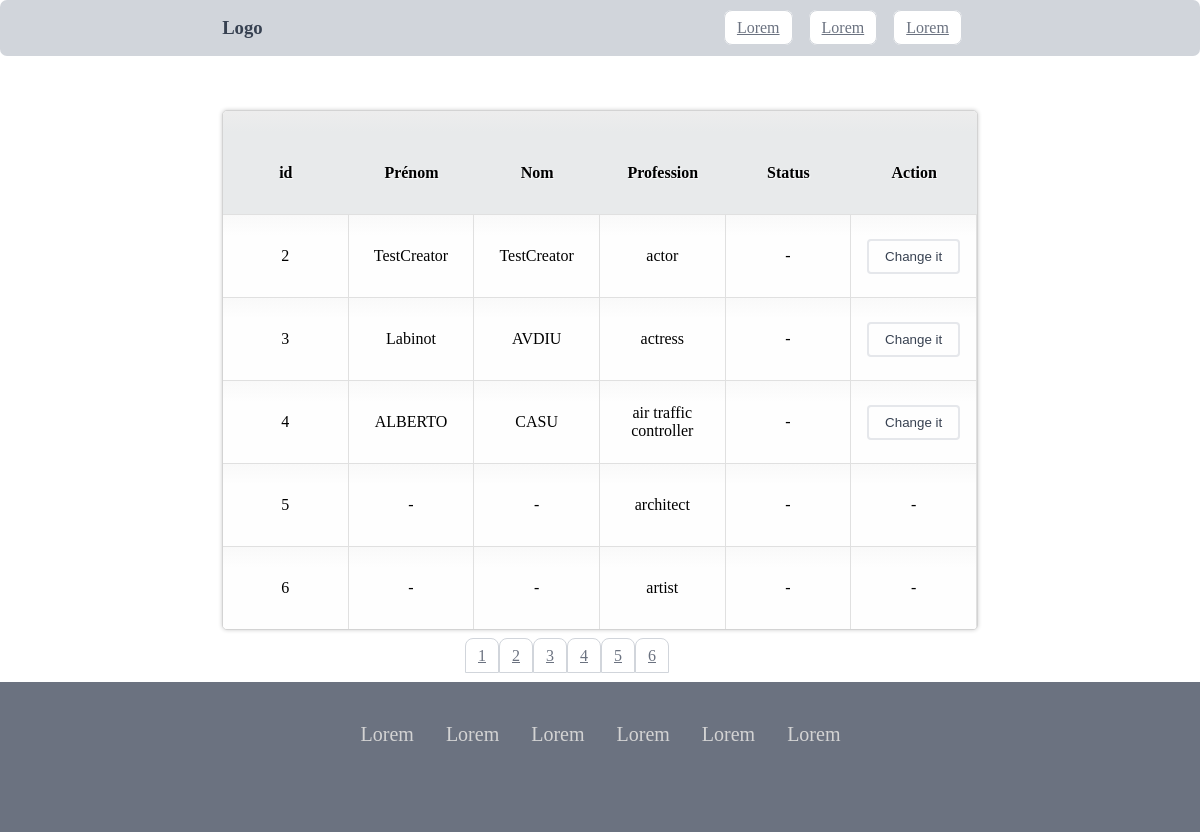
The page / on the database its author committed.
### tables this page shows
CREATE TABLE `users` (
      `id` int(11) NOT NULL AUTO_INCREMENT,
      `first_name` varchar(255) NULL,
      `last_name` varchar(255) NULL,
      PRIMARY KEY (ID)
);

CREATE TABLE `professions` (
     `user_id` int(11) NOT NULL,
     `profession` varchar(255) NOT NULL
);

### includes/request.php (called while the page is built, shortened)
<?php
function get_users()
{
    require 'configDB.php';
    $page = $_GET['page'] ?? 1;
    $page = (int)$page;
    $per_page = 5;
    $start_page = ($page - 1) * $per_page;
    $query = $db->prepare("SELECT * FROM users INNER JOIN  professions  ON users.id = professions.user_id JOIN  users_actions ON users_actions.user_id = users.id LIMIT $start_page ,$per_page");
    $query->execute();
    $data = $query->fetchAll();
    return $data;
}
function get_numbers_users()
{
    require 'configDB.php';
    $query = $db->prepare("SELECT * FROM users ");
    $query->execute();
    $numbers_users = $query->fetchAll();
    return $numbers_users;
}
$data_page = get_numbers_users();
$per_page = 5;
$total = count($data_page);
$count_pages = ceil($total / $per_page);
?>

### index.php (the view, shortened to what this page needs)
<?php
require "includes/Layout/header.php";
?>
<main>
  <table cellspacing="0">
    <tr>
      <th>id</th>
      <th>Prénom</th>
      <th>Nom</th>
      <th>Profession</th>
      <th>Status</th>
      <th>Action</th>
    </tr>
    <?php
    require 'includes/request.php';
    $users = get_users();
    $pages = $count_pages;
    ?>
    <?php foreach ($users as $user) : ?>
      <tr>
        <td> <?= $user["id"] ?> </td>
        <?= $user["first_name"]  ?  "<td>" . $user["first_name"] . "</td>" : "<td>-</td>" ?>
        <?= $user["last_name"]  ?  "<td>" . $user["last_name"] . "</td>" : "<td>-</td>" ?>
        <td><?= $user["profession"] ?> </td>
        <?= $user["activity"] === 1 ?
          "<td><form method='post' action='index.php' onsubmit='return false'>
        <select name='nameselect'>
        <option  value='true'>True</option>
        <option value='false'>False</option>
        </select>
        </td>" : "<td>-</td>" ?>
        <?= $user["last_name"]  ?  "<td>
              <button type='submit' name='btn'>Change it</button>
            </form></td>" : "<td>-</td>" ?>
      </tr>
    <?php endforeach; ?>
  </table>
  <article>
    <nav>
      <ul>
        <?php for ($i = 1; $i <= $pages; $i++) {
        ?>
          <li>
            <a href='?page=<?= $i ?>'><?= $i ?></a>
          </li>
        <?php } ?>
      </ul>
    </nav>
  </article>
</main>
<?php
require "includes/Layout/footer.php";
?>

### includes/Layout/header.php (shortened to what this page needs)
<!DOCTYPE html>
<html lang="fr">
<head>
    <link rel="stylesheet" href="./style/style.css" />
</head>
<body>
    <header>
        <h3>Logo</h3>
        <nav>
            <ul>
                <li><a href="#">Lorem</a></li>
                <li><a href="#">Lorem</a></li>
                <li><a href="#">Lorem</a></li>
            </ul>
        </nav>
    </header>

### includes/Layout/footer.php
<footer>
    <nav>
        <ul>
            <li>Lorem</li>
            <li>Lorem</li>
            <li>Lorem</li>
            <li>Lorem</li>
            <li>Lorem</li>
            <li>Lorem</li>
        </ul>
    </nav>
</footer>
</body>
</html>

### style/style.css (style rules this page uses)
html, body, header, footer { margin: 0; padding: 0; }
html, body { height: 100vh; }
:root { --color-based: #fff; --color-bg-tr-td: #f1f1f1; --color-bg: #fefefe; --color-br: #d3d3d3; --color-bg-th: #e8eaeb; --shadow-color: rgba(0, 0, 0, 0.2); --color-bd-td: #e0e0e0; --color-tr: #f6f6f6; --color-td-bg: #f9f9f9; --color-th-bg: #ededed; --color-btn: #e5e7eb; --color-btn-text: #374151; --color-btn-hover: #6b7280; --color-links: #d1d5db; --color-links-hover: #f3f4f6; --color-alert: rgb(242, 169, 169); }
header { width: 100%; height: 7vh; display: flex; justify-content: space-around; align-items: center; border-radius: 7px; background: var(--color-links); color: var(--color-btn-text); }
header > nav { margin: 1rem 0.5rem; }
header > nav > ul > li > a { border-radius: 0.5rem !important; margin: 0 0.5rem; }
main { width: 90%; min-height: calc(80vh - 100px); margin: auto; }
table { overflow: hidden; border: 1px solid var(--color-br); background: var(--color-bg); width: 70%; margin: 5% auto 0; -moz-border-radius: 5px; -webkit-border-radius: 5px; border-radius: 5px; -moz-box-shadow: 0 0 4px var(--shadow-color); -webkit-box-shadow: 0 0 4px var(--shadow-color); }
th, td { width: 10vw; height: 10vh; text-align: center; }
th { padding-top: 22px; text-shadow: 1px 1px 1px var(--color-based); background: var(--color-bg-th); }
td { border-top: 1px solid var(--color-bd-td); border-right: 1px solid var(--color-bd-td); }
td { background: -moz-linear-gradient(100% 25% 90deg, var(--color-bg) var(--color-td-bg)); background: -webkit-gradient( linear, 0% 0%, 0% 25%, from(var(--color-td-bg)), to(var(--color-bg)) ); }
th { background: -moz-linear-gradient(100% 20% 90deg, var(--color-bg-th), var(--color-th-bg)); background: -webkit-gradient( linear, 0% 0%, 0% 20%, from(var(--color-th-bg)), to(var(--color-bg-th)) ); }
button { padding: 0.5rem 1rem 0.5rem 1rem; margin: 0.5rem; background-color: transparent; outline: none; border: 2px solid var(--color-btn); border-radius: 0.25rem; color: var(--color-btn-text); }
article { width: 100%; }
article > nav { margin-top: 1rem; width: 17em; margin: 0 auto; }
ul { display: inline-flex; margin-left: 1px; padding: 0; }
li { list-style: none; }
a { background: var(--color-based); border: 1px solid var(--color-links); color: var(--color-btn-hover); border-top-left-radius: 0.5rem; border-top-right-radius: 0.5rem; line-height: 1.25; padding: 0.5rem 0.75rem 0.5rem 0.75rem; }
footer { width: 100%; background: var(--color-btn-hover); height: 150px; color: var(--color-br); text-align: center; font-size: 20px; }
footer > nav > ul > li { margin: 0 1rem; line-height: 4rem; }

### rows shown on the page
users: id "2", first_name "TestCreator", last_name "TestCreator", professions.profession "actor", shows "Change it"
users: id "3", first_name "Labinot", last_name "AVDIU", professions.profession "actress", shows "Change it"
users: id "4", first_name "ALBERTO", last_name "CASU", professions.profession "air traffic controller", shows "Change it"
users: id "5", professions.profession "architect"
users: id "6", professions.profession "artist"
